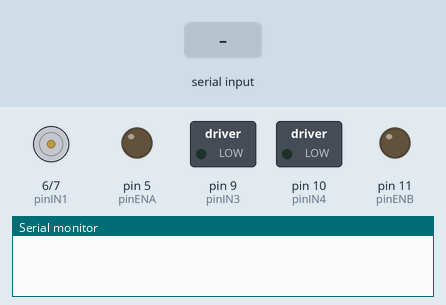
Simulated run of this sketch. Board: Arduino Uno, built with avr-gcc and run on an emulated ATmega328P. On the bench: motor-driver pin pairs drawn as motors (green arrow = first pin HIGH = forward, orange = second pin HIGH = backward, longer = more drive), switched loads named in the sketch (green lamp = pin HIGH), output pins drawn as LEDs (lit = HIGH), the last lines printed to the serial monitor. The test bench sets the inputs (shaded band). Random numbers use the default seed unless the sketch sets one.

Above: at 1.2 s.
1.3 s: "1\n" received over Serial
At 5.2 s:
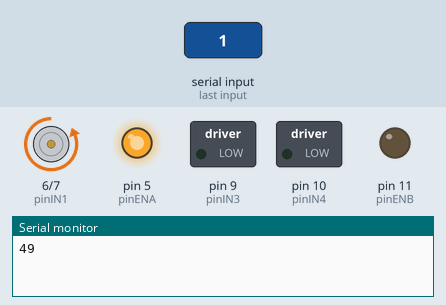
Timing chart, 0 to 8.5 s (numbered marks = the images above; inputs shaded):
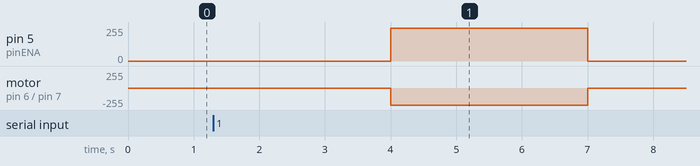

The sketch:

ventilador.ino
```cpp
//Guarda el numero de pines de arduinos conectados
const int pinENA = 5;
const int pinIN1 = 6;
const int pinIN2 = 7;
const int pinIN3 = 9;
const int pinIN4 = 10;
const int pinENB = 11;
int DatRecibido =0;
long temp =random(15,30);

const int waitTime = 2000;  //espera entre fases
const int speed = 200;    //velocidad de giro

const int pinMotorA[3] = { pinENA, pinIN2, pinIN1}; //motor derecha
const int pinMotorB[3] = { pinENB, pinIN3, pinIN4 }; //motor izquierda

void setup()
{
    Serial.begin(9600);

  pinMode(pinIN1, OUTPUT);
  pinMode(pinIN2, OUTPUT);
  pinMode(pinENA, OUTPUT);
  pinMode(pinIN3, OUTPUT);
  pinMode(pinIN4, OUTPUT);
  pinMode(pinENB, OUTPUT);
}

void loop()
{
  DatRecibido= Serial.readString().toInt();
  if(  DatRecibido==1)
{
  moveBackward(pinMotorA, 500); // FUNCION ADELANTE
  //Serial.println("Prendido");
   delay(2000);

}
else
{
  fullStop(pinMotorA);
delay(2000);
}
temp =random(50);
   Serial.println(temp);

}

void moveForward(const int pinMotor[3], int speed)  // FUNCION ADELANTE (pines DE MOTOR,  velocidad)
{
  digitalWrite(pinMotor[1], LOW);
  digitalWrite(pinMotor[2], HIGH);

  analogWrite(pinMotor[0], speed);
}

void moveBackward(const int pinMotor[3], int speed) //FUNCION ATRAS (pines DE MOTOR,  velocidad)
{
  digitalWrite(pinMotor[1], HIGH);
  digitalWrite(pinMotor[2], LOW);

  analogWrite(pinMotor[0], speed);
}

void fullStop(const int pinMotor[3])  //FUNCION stop (pines DE MOTOR)
{
  digitalWrite(pinMotor[1], LOW);
  digitalWrite(pinMotor[2], LOW);

  analogWrite(pinMotor[0], 0);
}
```

Measured:
- after the input at 1.3 s, pin 5 (pinENA): 0/255 → 244/255 after 2.7 s, → 0/255 3.0 s later; motor on pin 6 (pinIN1) / pin 7 (pinIN2): stopped → backward 255/255 after 2.7 s, → stopped 3.0 s later
